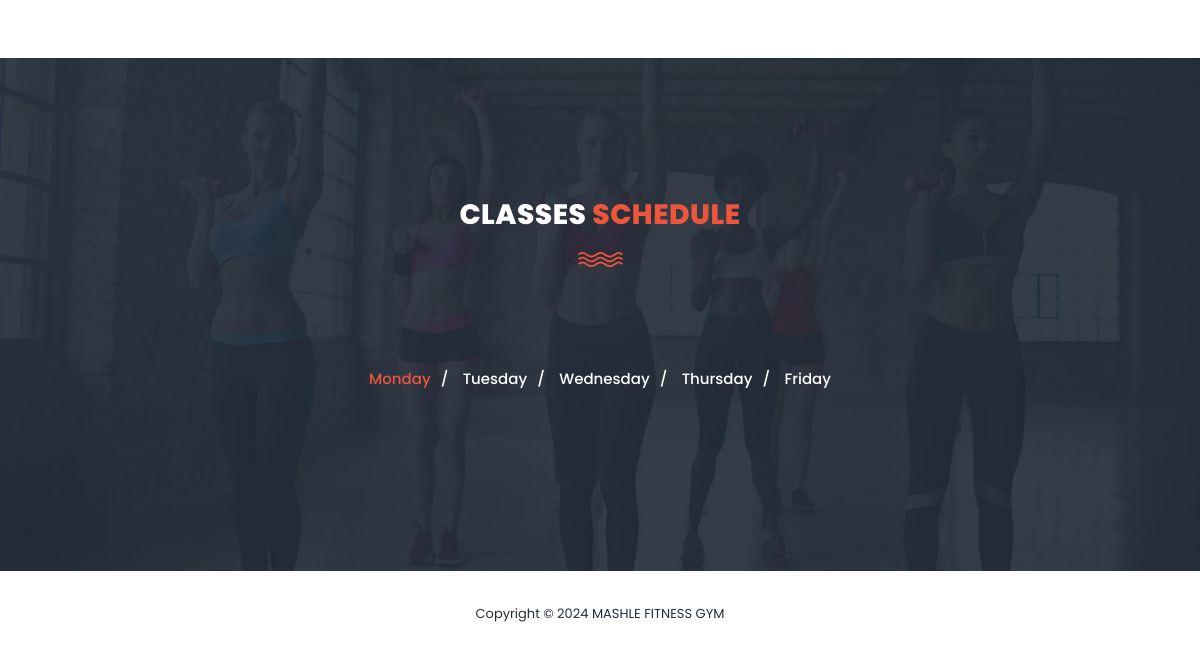
The app's page /classes (lower part), older data.
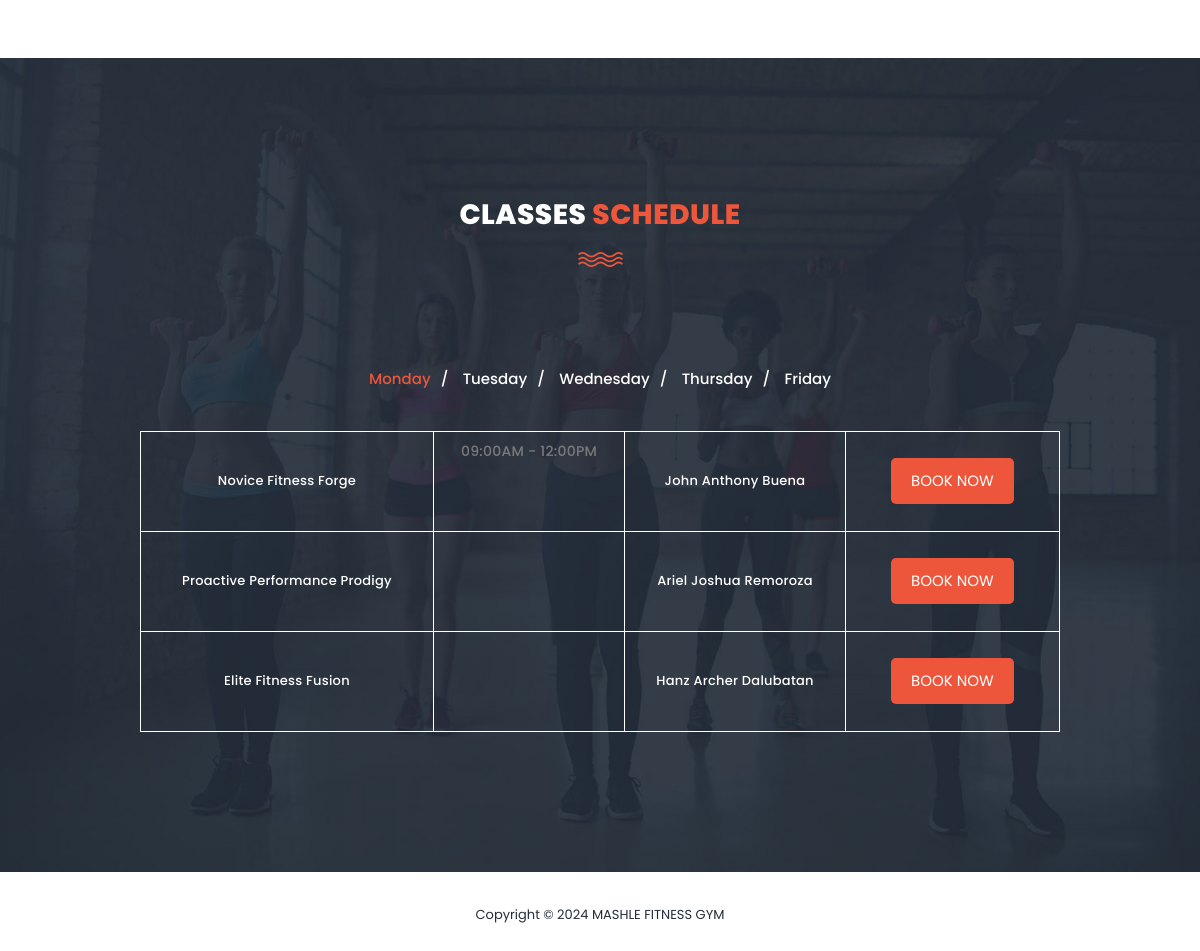
The same page, newer data.
### GymApp/models.py (models this page shows, shortened)
class ClassSchedule(models.Model):
    DAYS_CHOICES = [
        ('monday', 'Monday'),
        ('tuesday', 'Tuesday'),
        ('wednesday', 'Wednesday'),
        ('thursday', 'Thursday'),
        ('friday', 'Friday'),
    ]
    class_name = models.CharField(max_length=255)
    trainer_name = models.CharField(max_length=255)
    day = models.CharField(max_length=10, choices=DAYS_CHOICES)
    time_start = models.TimeField()
    time_end = models.TimeField()
    def get_schedule_time(self, day):
        if day == self.day.lower():
            return f'{self.time_start.strftime("%I:%M%p")} - {self.time_end.strftime("%I:%M%p")}'
        else:
            return ''

### GymApp/views.py (the view)
# urls.py: path('classes', views.classes, name='classes'),
def classes(request):
    class_schedules = ClassSchedule.objects.all()
    schedule_times = {day: [schedule.get_schedule_time(day) for schedule in class_schedules] for day in ['monday', 'tuesday', 'wednesday', 'thursday', 'friday']}
    modified_schedule_times = {day: [linebreaks(times) for times in schedule_times[day]] for day in schedule_times}
    return render(request, 'classes.html', {'class_schedules': class_schedules, 'schedule_times': modified_schedule_times})

### templates/classes.html (shortened to what this page needs)
{% extends "base.html" %}
{%load static%}
{% block content %}
    <section class="section" id="schedule">
        <div class="container">
            <div class="row">
                <div class="col-lg-6 offset-lg-3">
                    <div class="section-heading dark-bg">
                        <h2>Classes <em>Schedule</em></h2>
                        <img src="{% static 'images/line-dec.png' %}" alt="">
                    </div>
                </div>
            </div>
            <div class="row">
                <div class="col-lg-12">
                    <div class="filters">
                        <ul class="schedule-filter">
                            <li class="active" data-tsfilter="monday">Monday</li>
                            <li data-tsfilter="tuesday">Tuesday</li>
                            <li data-tsfilter="wednesday">Wednesday</li>
                            <li data-tsfilter="thursday">Thursday</li>
                            <li data-tsfilter="friday">Friday</li>
                        </ul>
                    </div>
                </div>
                <div class="col-lg-10 offset-lg-1">
                    <div class="schedule-table filtering">
                        <table>
                            <tbody>
                                {% for schedule in class_schedules %}
                                    <tr>
                                        <td class="day-time">{{ schedule.class_name }}</td>
                                        {% for day, times in schedule_times.items %}
                                            {% if day == schedule.day|lower %}
                                                <td class="{{ day }} ts-item show" data-tsmeta="{{ day }}">
                                            {% else %}
                                                <td class="{{ day }} ts-item" data-tsmeta="{{ day }}" style="display: none;">
                                            {% endif %}
                                            {% for time in times %}
                                                {{ time|safe }}<br>
                                            {% endfor %}
                                            </td>
                                        {% endfor %}
                                        <td>{{ schedule.trainer_name }}</td>
                                        <td>
                                            <div class="col-lg-10 offset-lg-1 classbtn">
                                                <form method="post" action="{% url 'create_booking' %}">
                                                    <button type="submit">Book Now</button>
                                                </form>
                                            </div>
                                        </td>
                                    </tr>
                                {% endfor %}
                            </tbody>
                        </table>
                    </div>
                </div>
            </div>
        </div>
    </section>
{% endblock %}

Row changes from the older to the newer data that the page shows:
added ClassSchedule: class_name "Novice Fitness Forge", times "09:00AM - 12:00PM", trainer_name "John Anthony Buena"
added ClassSchedule: class_name "Proactive Performance Prodigy", trainer_name "Ariel Joshua Remoroza"
added ClassSchedule: class_name "Elite Fitness Fusion", trainer_name "Hanz Archer Dalubatan"
